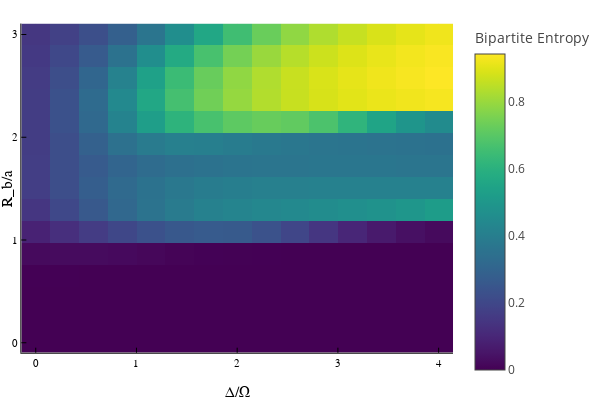

The cell this chart's notebook holds for it:
### Code cell
plot(plot2)

### Figure 1 — Plotly figure (JSON) as saved in the notebook; plotly's stock layout.template omitted (floating-point values rounded to 4 significant figures; data arrays with more than 128 entries replaced by an {"elided": "..."} marker saying what was removed)
{"data": [{"colorbar": {"title": "Bipartite Entropy"}, "colorscale": {"elided": "256x2 mixed values"}, "hoverinfo": "text", "name": "y1", "showlegend": false, "showscale": true, "text": {"elided": "15x15 str values"}, "type": "heatmap", "x": [-0.1429, 0.1429, 0.4286, 0.7143, 1, 1.286, 1.571, 1.857, 2.143, 2.429, 2.714, 3, 3.286, 3.571, 3.857, 4.143], "xaxis": "x", "y": [-0.09679, 0.1168, 0.3304, 0.5439, 0.7575, 0.9711, 1.185, 1.398, 1.612, 1.825, 2.039, 2.253, 2.466, 2.68, 2.893, 3.107], "yaxis": "y", "z": {"elided": "15x15 float values"}, "zmax": 0.9427, "zmin": -6.407e-16}], "layout": {"annotations": [], "height": 400, "legend": {"bgcolor": "rgba(255, 255, 255, 1.000)", "bordercolor": "rgba(0, 0, 0, 1.000)", "borderwidth": 1, "font": {"color": "rgba(0, 0, 0, 1.000)", "family": "sans-serif", "size": 11}, "title": {"font": {"color": "rgba(0, 0, 0, 1.000)", "family": "sans-serif", "size": 15}, "text": ""}, "tracegroupgap": 0, "traceorder": "normal", "x": 1, "xanchor": "auto", "y": 1, "yanchor": "auto"}, "margin": {"b": 20, "l": 0, "r": 0, "t": 20}, "paper_bgcolor": "rgba(255, 255, 255, 1.000)", "plot_bgcolor": "rgba(255, 255, 255, 1.000)", "showlegend": true, "width": 600, "xaxis": {"anchor": "y", "domain": [0.04684, 0.9934], "gridcolor": "rgba(0, 0, 0, 0.100)", "gridwidth": 0.5, "linecolor": "rgba(0, 0, 0, 1.000)", "mirror": false, "range": [-0.1429, 4.143], "showgrid": true, "showline": true, "showticklabels": true, "tickangle": 0, "tickcolor": "rgb(0, 0, 0)", "tickfont": {"color": "rgba(0, 0, 0, 1.000)", "family": "sans-serif", "size": 11}, "tickmode": "array", "ticks": "inside", "ticktext": ["0", "1", "2", "3", "4"], "tickvals": [0, 1, 2, 3, 4], "title": "Δ/Ω", "titlefont": {"color": "rgba(0, 0, 0, 1.000)", "family": "sans-serif", "size": 15}, "type": "-", "visible": true, "zeroline": false, "zerolinecolor": "rgba(0, 0, 0, 1.000)"}, "yaxis": {"anchor": "x", "domain": [0.07581, 0.9902], "gridcolor": "rgba(0, 0, 0, 0.100)", "gridwidth": 0.5, "linecolor": "rgba(0, 0, 0, 1.000)", "mirror": false, "range": [-0.09679, 3.107], "showgrid": true, "showline": true, "showticklabels": true, "tickangle": 0, "tickcolor": "rgb(0, 0, 0)", "tickfont": {"color": "rgba(0, 0, 0, 1.000)", "family": "sans-serif", "size": 11}, "tickmode": "array", "ticks": "inside", "ticktext": ["0", "1", "2", "3"], "tickvals": [0, 1, 2, 3], "title": "R_b/a", "titlefont": {"color": "rgba(0, 0, 0, 1.000)", "family": "sans-serif", "size": 15}, "type": "-", "visible": true, "zeroline": false, "zerolinecolor": "rgba(0, 0, 0, 1.000)"}}}
